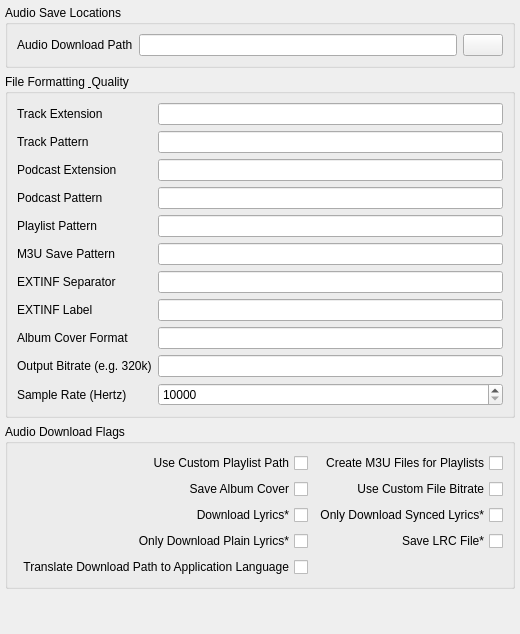
<widget class="QWidget" name="scroll_content_audio"><layout class="QVBoxLayout" name="layout_scroll_audio"><property name="leftMargin"><number>5</number></property><property name="topMargin"><number>5</number></property><property name="rightMargin"><number>5</number></property><property name="bottomMargin"><number>5</number></property><item><widget class="QGroupBox" name="gb_audio_paths"><property name="title"><string>Audio Save Locations</string></property><layout class="QFormLayout" name="form_audio_paths"><item row="0" column="1"><widget class="QWidget" name="container_audio_path"><layout class="QHBoxLayout" name="lay_audio_path"><property name="leftMargin"><number>0</number></property><property name="topMargin"><number>0</number></property><property name="rightMargin"><number>0</number></property><property name="bottomMargin"><number>0</number></property><item><widget class="QLineEdit" name="audio_download_path">
                       <property name="sizePolicy">
                        <sizepolicy hsizetype="Expanding" vsizetype="Fixed">
                         <horstretch>0</horstretch>
                         <verstretch>0</verstretch>
                        </sizepolicy>
                       </property>
                       <property name="minimumSize">
                        <size>
                         <width>0</width>
                         <height>0</height>
                        </size>
                       </property>
                      </widget>
                     </item><item><widget class="QPushButton" name="btn_audio_download_path_browse">
                       <property name="text">
                        <string />
                       </property>
                      </widget>
                     </item></layout></widget></item><item row="0" column="0"><widget class="QLabel" name="lbl_row_audio_download_path"><property name="text"><string>Audio Download Path</string></property></widget></item></layout></widget></item><item><widget class="QGroupBox" name="gb_audio_formats"><property name="title"><string>File Formatting &amp; Quality</string></property><layout class="QFormLayout" name="form_audio_formats"><item row="0" column="0"><widget class="QLabel" name="lbl_row_track_file_format"><property name="text"><string>Track Extension</string></property></widget></item><item row="0" column="1"><widget class="QLineEdit" name="track_file_format" />
                     </item><item row="1" column="0"><widget class="QLabel" name="lbl_row_track_path_formatter"><property name="text"><string>Track Pattern</string></property></widget></item><item row="1" column="1"><widget class="QLineEdit" name="track_path_formatter" />
                     </item><item row="2" column="0"><widget class="QLabel" name="lbl_row_podcast_file_format"><property name="text"><string>Podcast Extension</string></property></widget></item><item row="2" column="1"><widget class="QLineEdit" name="podcast_file_format" />
                     </item><item row="3" column="0"><widget class="QLabel" name="lbl_row_podcast_path_formatter"><property name="text"><string>Podcast Pattern</string></property></widget></item><item row="3" column="1"><widget class="QLineEdit" name="podcast_path_formatter" />
                     </item><item row="4" column="0"><widget class="QLabel" name="lbl_row_playlist_path_formatter"><property name="text"><string>Playlist Pattern</string></property></widget></item><item row="4" column="1"><widget class="QLineEdit" name="playlist_path_formatter" />
                     </item><item row="5" column="0"><widget class="QLabel" name="lbl_row_m3u_path_formatter"><property name="text"><string>M3U Save Pattern</string></property></widget></item><item row="5" column="1"><widget class="QLineEdit" name="m3u_path_formatter">
                       <property name="enabled">
                        <bool>true</bool>
                       </property>
                      </widget>
                     </item><item row="6" column="0"><widget class="QLabel" name="lbl_row_extinf_separator"><property name="text"><string>EXTINF Separator</string></property></widget></item><item row="6" column="1"><widget class="QLineEdit" name="extinf_separator">
                       <property name="enabled">
                        <bool>true</bool>
                       </property>
                      </widget>
                     </item><item row="7" column="0"><widget class="QLabel" name="lbl_row_extinf_label"><property name="text"><string>EXTINF Label</string></property></widget></item><item row="7" column="1"><widget class="QLineEdit" name="extinf_label">
                       <property name="enabled">
                        <bool>true</bool>
                       </property>
                      </widget>
                     </item><item row="8" column="0"><widget class="QLabel" name="lbl_row_album_cover_format"><property name="text"><string>Album Cover Format</string></property></widget></item><item row="8" column="1"><widget class="QLineEdit" name="album_cover_format" />
                     </item><item row="9" column="0"><widget class="QLabel" name="lbl_row_file_bitrate"><property name="text"><string>Output Bitrate (e.g. 320k)</string></property></widget></item><item row="9" column="1"><widget class="QLineEdit" name="file_bitrate" />
                     </item><item row="10" column="0"><widget class="QLabel" name="lbl_row_file_hertz"><property name="text"><string>Sample Rate (Hertz)</string></property></widget></item><item row="10" column="1"><widget class="QSpinBox" name="file_hertz">
                       <property name="minimumSize">
                        <size>
                         <width>0</width>
                         <height>0</height>
                        </size>
                       </property>
                       <property name="minimum">
                        <number>10000</number>
                       </property>
                       <property name="maximum">
                        <number>10000000</number>
                       </property>
                      </widget>
                     </item></layout></widget></item><item><widget class="QGroupBox" name="gb_audio_opts"><property name="title"><string>Audio Download Flags</string></property><layout class="QGridLayout" name="grid_audio_opts"><item row="0" column="0"><widget class="QCheckBox" name="use_playlist_path">
                       <property name="layoutDirection">
                        <enum>Qt::RightToLeft</enum>
                       </property>
                       <property name="text">
                        <string>Use Custom Playlist Path</string>
                       </property>
                      </widget>
                     </item><item row="0" column="1"><widget class="QCheckBox" name="create_m3u_file">
                       <property name="enabled">
                        <bool>true</bool>
                       </property>
                       <property name="layoutDirection">
                        <enum>Qt::RightToLeft</enum>
                       </property>
                       <property name="text">
                        <string>Create M3U Files for Playlists</string>
                       </property>
                      </widget>
                     </item><item row="1" column="0"><widget class="QCheckBox" name="save_album_cover">
                       <property name="toolTip">
                        <string>This feature requires a premium account.</string>
                       </property>
                       <property name="layoutDirection">
                        <enum>Qt::RightToLeft</enum>
                       </property>
                       <property name="text">
                        <string>Save Album Cover</string>
                       </property>
                      </widget>
                     </item><item row="1" column="1"><widget class="QCheckBox" name="use_custom_file_bitrate">
                       <property name="toolTip">
                        <string>This feature requires a premium account.</string>
                       </property>
                       <property name="layoutDirection">
                        <enum>Qt::RightToLeft</enum>
                       </property>
                       <property name="text">
                        <string>Use Custom File Bitrate</string>
                       </property>
                      </widget>
                     </item><item row="2" column="0"><widget class="QCheckBox" name="download_lyrics">
                       <property name="toolTip">
                        <string>This feature requires a premium account.</string>
                       </property>
                       <property name="layoutDirection">
                        <enum>Qt::RightToLeft</enum>
                       </property>
                       <property name="text">
                        <string>Download Lyrics*</string>
                       </property>
                      </widget>
                     </item><item row="2" column="1"><widget class="QCheckBox" name="only_download_synced_lyrics">
                       <property name="toolTip">
                        <string>This feature requires a premium account.</string>
                       </property>
                       <property name="layoutDirection">
                        <enum>Qt::RightToLeft</enum>
                       </property>
                       <property name="text">
                        <string>Only Download Synced Lyrics*</string>
                       </property>
                      </widget>
                     </item><item row="3" column="0"><widget class="QCheckBox" name="only_download_plain_lyrics">
                       <property name="toolTip">
                        <string>This feature requires a premium account.</string>
                       </property>
                       <property name="layoutDirection">
                        <enum>Qt::RightToLeft</enum>
                       </property>
                       <property name="text">
                        <string>Only Download Plain Lyrics*</string>
                       </property>
                      </widget>
                     </item><item row="3" column="1"><widget class="QCheckBox" name="save_lrc_file">
                       <property name="toolTip">
                        <string>This feature requires a premium account.</string>
                       </property>
                       <property name="layoutDirection">
                        <enum>Qt::RightToLeft</enum>
                       </property>
                       <property name="text">
                        <string>Save LRC File*</string>
                       </property>
                      </widget>
                     </item><item row="4" column="0"><widget class="QCheckBox" name="translate_file_path">
                       <property name="toolTip">
                        <string />
                       </property>
                       <property name="layoutDirection">
                        <enum>Qt::RightToLeft</enum>
                       </property>
                       <property name="text">
                        <string>Translate Download Path to Application Language</string>
                       </property>
                      </widget>
                     </item></layout></widget></item><item><spacer name="vertical_spacer_layout_scroll_audio"><property name="orientation"><enum>Qt::Vertical</enum></property><property name="sizeHint" stdset="0"><size><width>20</width><height>40</height></size></property></spacer></item></layout></widget>
